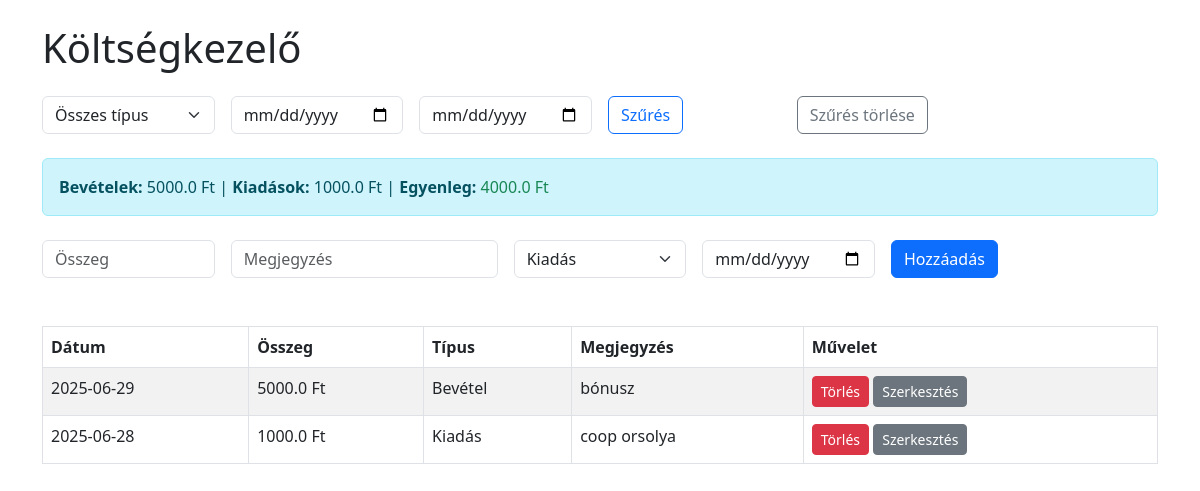
The page / (signed in) on the database its author committed.
### tables this page shows
CREATE TABLE transactions (
        id INTEGER PRIMARY KEY AUTOINCREMENT,
        amount REAL NOT NULL,
        description TEXT NOT NULL,
        type TEXT CHECK(type IN ('income', 'expense')) NOT NULL,
        date TEXT NOT NULL
    );

### app.py (the view)
@app.route('/')
def index():
    if 'user' not in session:
        return redirect(url_for('auth.login'))
    type_filter = request.args.get('type')  # 'income' vagy 'expense' vagy None
    date_from = request.args.get('date_from')
    date_to = request.args.get('date_to')
    conn = get_db_connection()
    query = "SELECT * FROM transactions WHERE 1=1"
    params = []
    if type_filter:
        query += " AND type = ?"
        params.append(type_filter)
    if date_from:
        query += " AND date >= ?"
        params.append(date_from)
    if date_to:
        query += " AND date <= ?"
        params.append(date_to)
    query += " ORDER BY date DESC"
    transactions = conn.execute(query, params).fetchall()
    income_total = conn.execute("SELECT SUM(amount) FROM transactions WHERE type = 'income'").fetchone()[0] or 0
    expense_total = conn.execute("SELECT SUM(amount) FROM transactions WHERE type = 'expense'").fetchone()[0] or 0
    balance = income_total - expense_total
    conn.close()
    return render_template(
        'index.html',
        transactions=transactions,
        income_total=income_total,
        expense_total=expense_total,
        balance=balance,
        type_filter=type_filter,
        date_from=date_from,
        date_to=date_to
    )

### app.py (called while the page is built)
def get_db_connection():
    conn = sqlite3.connect('expense.db')
    conn.row_factory = sqlite3.Row
    return conn

### templates/index.html (shortened to what this page needs)
<!DOCTYPE html>
<html lang="hu">
<head>
    <link href="https://cdn.jsdelivr.net/npm/bootstrap@5.3.0/dist/css/bootstrap.min.css" rel="stylesheet">
</head>
<body class="container my-4">
  <h1 class="mb-4">Költségkezelő</h1>
  <form method="get" class="row g-3 mb-4">
    <div class="col-md-2">
        <select name="type" class="form-select">
            <option value="">Összes típus</option>
        </select>
    </div>
    <div class="col-md-2">
        <input type="date" name="date_from" class="form-control" value="{{ date_from or '' }}">
    </div>
    <div class="col-md-2">
        <input type="date" name="date_to" class="form-control" value="{{ date_to or '' }}">
    </div>
    <div class="col-md-2">
        <button type="submit" class="btn btn-outline-primary">Szűrés</button>
    </div>
    <div class="col-md-2">
        <a href="/" class="btn btn-outline-secondary">Szűrés törlése</a>
    </div>
</form>
    <div class="mb-4">
      <div class="alert alert-info">
        <strong>Bevételek:</strong> {{ income_total }} Ft |
        <strong>Kiadások:</strong> {{ expense_total }} Ft |
        <strong>Egyenleg:</strong>
        {% if balance >= 0 %}
            <span class="text-success">{{ balance }} Ft</span>
        {% else %}
            <span class="text-danger">{{ balance }} Ft</span>
        {% endif %}
      </div>
    </div>
    <form action="/add" method="post" class="row g-3 mb-5">
        <div class="col-md-2">
            <input type="number" name="amount" step="0.01" placeholder="Összeg" class="form-control" required>
        </div>
        <div class="col-md-3">
            <input type="text" name="description" placeholder="Megjegyzés" class="form-control" required>
        </div>
        <div class="col-md-2">
            <select name="type" class="form-select">
                <option value="expense">Kiadás</option>
            </select>
        </div>
        <div class="col-md-2">
            <input type="date" name="date" class="form-control" required>
        </div>
        <div class="col-md-2">
            <button type="submit" class="btn btn-primary">Hozzáadás</button>
        </div>
    </form>
    <table class="table table-bordered table-striped">
    <thead>
        <tr>
            <th>Dátum</th><th>Összeg</th><th>Típus</th><th>Megjegyzés</th><th>Művelet</th>
        </tr>
    </thead>
    <tbody>
        {% for t in transactions %}
        <tr>
            <td>{{ t.date }}</td>
            <td>{{ t.amount }} Ft</td>
            <td>{{ 'Bevétel' if t.type == 'income' else 'Kiadás' }}</td>
            <td>{{ t.description }}</td>
            <td>
	      <form action="/delete/{{ t.id }}" method="post" style="display:inline" onsubmit="return confirm('Biztosan törlöd?');">
		<button class="btn btn-sm btn-danger">Törlés</button>
	      </form>
	      <a href="/edit/{{ t.id }}" class="btn btn-sm btn-secondary">Szerkesztés</a>
	    </td>
        </tr>
        {% endfor %}
    </tbody>
</table>
</body>
</html>

### rows shown on the page
transactions: date "2025-06-29", amount "5000.0", type "Bevétel", description "bónusz"
transactions: date "2025-06-28", amount "1000.0", type "Kiadás", description "coop orsolya"

### other values the page prints
{{ income_total }} "5000.0"
{{ expense_total }} "1000.0"
{{ balance }} "4000.0"
